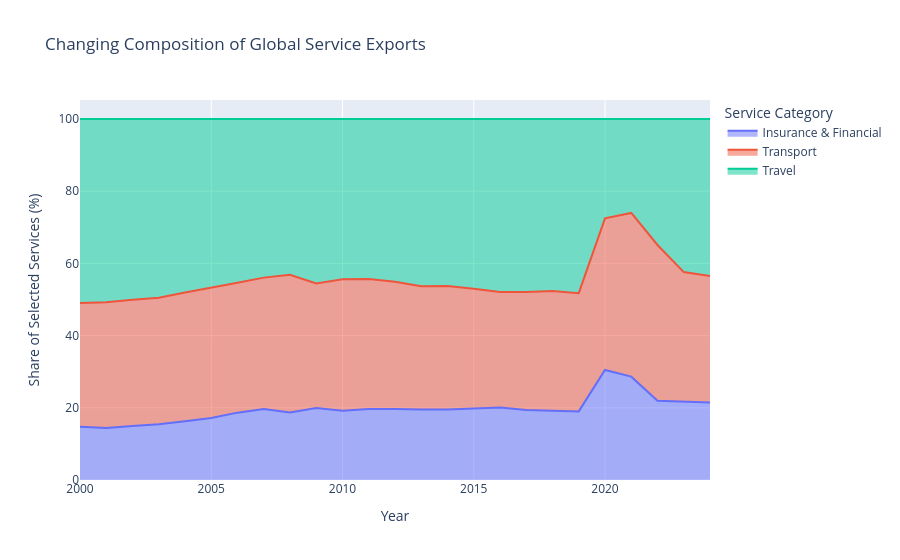

The cell this chart's notebook holds for it:
### Code cell
fig = px.area(
    global_composition,
    x='Year',
    y='Category_Share_%',
    color='Service_Type',
    title='Changing Composition of Global Service Exports',
    labels={
        'Category_Share_%': 'Share of Selected Services (%)',
        'Service_Type': 'Service Category'
    },
    groupnorm='percent'
)

fig.show()

### Figure 1 — Plotly figure (JSON) as saved in the notebook; plotly's stock layout.template omitted (floating-point values rounded to 4 significant figures)
{"data": [{"fillpattern": {"shape": ""}, "groupnorm": "percent", "hovertemplate": "Service Category=Insurance & Financial<br>Year=%{x}<br>Share of Selected Services (%)=%{y}<extra></extra>", "legendgroup": "Insurance & Financial", "line": {"color": "#636efa"}, "marker": {"symbol": "circle"}, "mode": "lines", "name": "Insurance & Financial", "orientation": "v", "showlegend": true, "stackgroup": "1", "type": "scatter", "x": [2000, 2001, 2002, 2003, 2004, 2005, 2006, 2007, 2008, 2009, 2010, 2011, 2012, 2013, 2014, 2015, 2016, 2017, 2018, 2019, 2020, 2021, 2022, 2023, 2024], "xaxis": "x", "y": [14.75, 14.39, 14.99, 15.43, 16.27, 17.15, 18.66, 19.68, 18.7, 19.94, 19.19, 19.67, 19.66, 19.5, 19.56, 19.8, 20.05, 19.37, 19.15, 19.0, 30.49, 28.63, 21.97, 21.63, 21.48], "yaxis": "y"}, {"fillpattern": {"shape": ""}, "groupnorm": "percent", "hovertemplate": "Service Category=Transport<br>Year=%{x}<br>Share of Selected Services (%)=%{y}<extra></extra>", "legendgroup": "Transport", "line": {"color": "#EF553B"}, "marker": {"symbol": "circle"}, "mode": "lines", "name": "Transport", "orientation": "v", "showlegend": true, "stackgroup": "1", "type": "scatter", "x": [2000, 2001, 2002, 2003, 2004, 2005, 2006, 2007, 2008, 2009, 2010, 2011, 2012, 2013, 2014, 2015, 2016, 2017, 2018, 2019, 2020, 2021, 2022, 2023, 2024], "xaxis": "x", "y": [34.28, 34.86, 34.94, 35.06, 35.67, 36.08, 36.01, 36.38, 38.15, 34.49, 36.4, 35.99, 35.25, 34.18, 34.2, 33.21, 32.0, 32.72, 33.19, 32.76, 42.0, 45.35, 43.13, 35.95, 34.99], "yaxis": "y"}, {"fillpattern": {"shape": ""}, "groupnorm": "percent", "hovertemplate": "Service Category=Travel<br>Year=%{x}<br>Share of Selected Services (%)=%{y}<extra></extra>", "legendgroup": "Travel", "line": {"color": "#00cc96"}, "marker": {"symbol": "circle"}, "mode": "lines", "name": "Travel", "orientation": "v", "showlegend": true, "stackgroup": "1", "type": "scatter", "x": [2000, 2001, 2002, 2003, 2004, 2005, 2006, 2007, 2008, 2009, 2010, 2011, 2012, 2013, 2014, 2015, 2016, 2017, 2018, 2019, 2020, 2021, 2022, 2023, 2024], "xaxis": "x", "y": [50.97, 50.75, 50.08, 49.51, 48.06, 46.77, 45.33, 43.94, 43.14, 45.57, 44.41, 44.34, 45.09, 46.32, 46.24, 46.99, 47.95, 47.91, 47.66, 48.23, 27.51, 26.02, 34.89, 42.41, 43.53], "yaxis": "y"}], "layout": {"legend": {"title": {"text": "Service Category"}, "tracegroupgap": 0}, "title": {"text": "Changing Composition of Global Service Exports"}, "xaxis": {"anchor": "y", "domain": [0, 1], "title": {"text": "Year"}}, "yaxis": {"anchor": "x", "domain": [0, 1], "title": {"text": "Share of Selected Services (%)"}}}}
